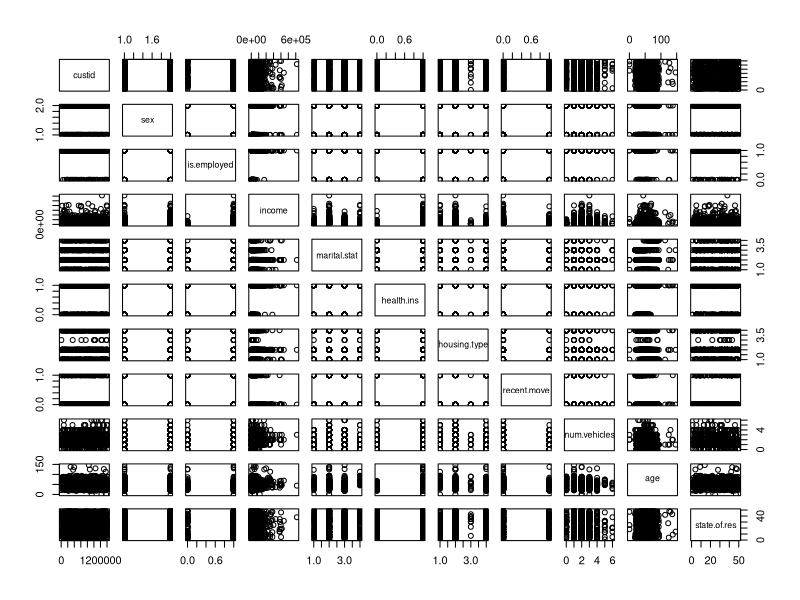
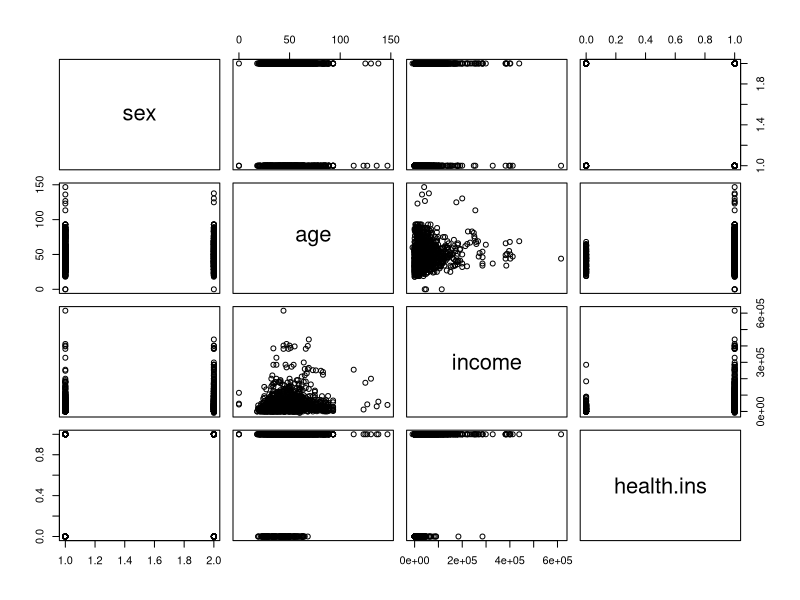
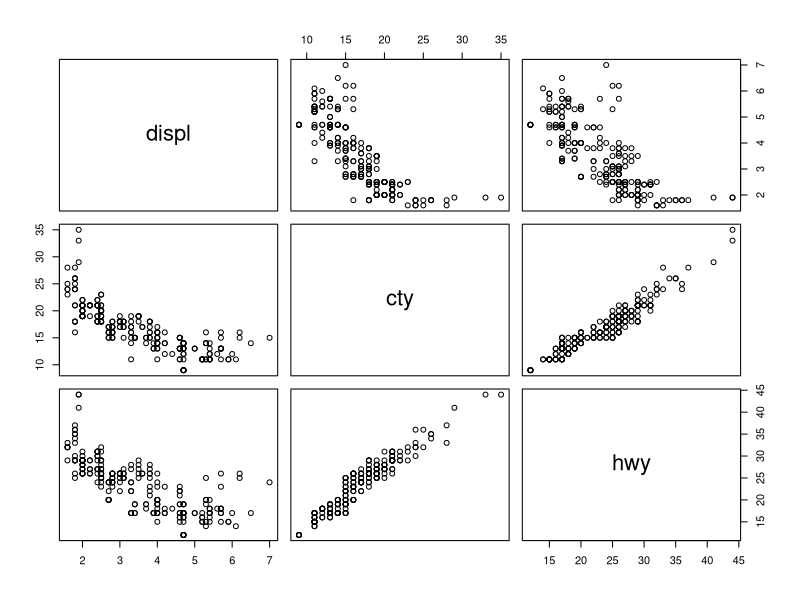

These charts were generated, in order, by the following R code:
library("ggplot2")

custdata <- read.delim('custdata.tsv', as.is=FALSE)
#theme_set(theme_grey(base_size = 18))
pairs(custdata)

pairs(~sex+age+income+health.ins, data=custdata)

pairs(~displ+cty+hwy, data=mpg)



















